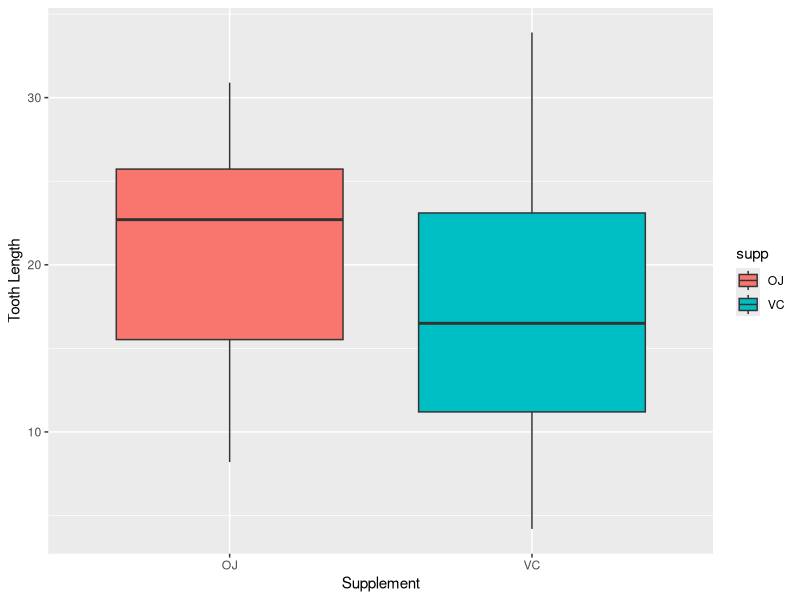

The R source for this figure:
## ---- chunk 1
library(datasets)
library(reshape2)
library(ggplot2)
## ---- chunk 2
data(ToothGrowth)
str(ToothGrowth)
summary(ToothGrowth)
## ---- chunk 3
mtooth = melt(ToothGrowth, id.vars = c('supp', 'dose'), measure.vars = 'len')
head(mtooth)
## ---- chunk 4
dcast(mtooth, supp + dose ~ variable, mean)
## ---- chunk 5
ggplot(aes(x=supp, y=len), data=ToothGrowth) + geom_boxplot(aes(fill=supp))+ 
    xlab("Supplement") +ylab("Tooth Length")
## ---- chunk 6
t.test(ToothGrowth$len[ToothGrowth$supp=='OJ'], ToothGrowth$len[ToothGrowth$supp=='VC'], paired = FALSE, var.equal = FALSE)
## ---- chunk 7
t.test(ToothGrowth$len[ToothGrowth$dose==0.5], ToothGrowth$len[ToothGrowth$dose==1], paired = FALSE, var.equal = TRUE)
## ---- chunk 8
t.test(ToothGrowth$len[ToothGrowth$dose==1], ToothGrowth$len[ToothGrowth$dose==2], paired = FALSE, var.equal = TRUE)

